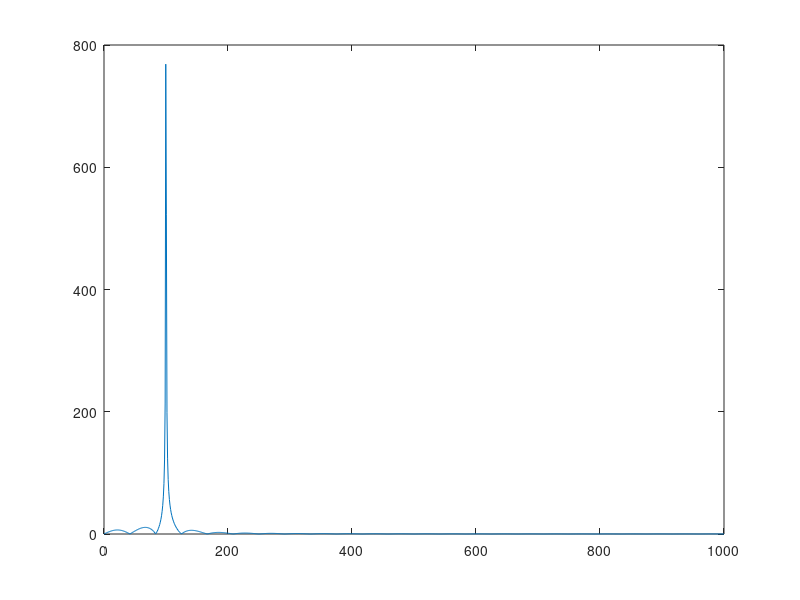
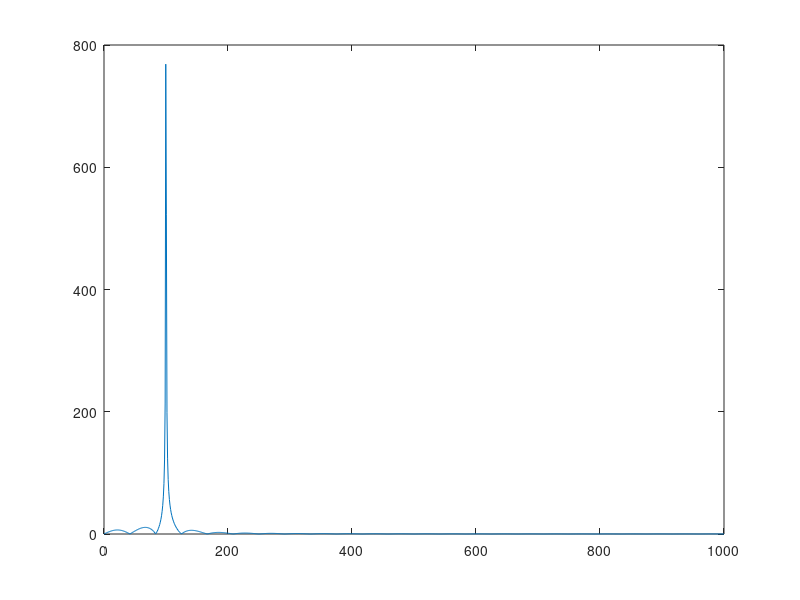

These charts were generated, in order, by the following MATLAB code:
%(a) program for finding DFT of a signal/sequence
clc
clear 
close all
f=100;
Ts=1/(20*f);
Fs=1/Ts;
t=0:Ts:1;
x=sin(2*pi*f*t);
L=length(x);
N=2^nextpow2(L);
x=[x zeros(1,(N-L))];
for k=0:N-1
    sum=0;
    for n=0:N-1
        A=x(n+1)*exp(-2i*pi*n*k/N);
        sum=sum+A;
    end
    X(k+1)=sum;
end
X
Xr=real(X);
Xi=imag(X);
%DFT using MATLAB function
Y=fft(x,N)
f=(Fs/2)*linspace(0,1,(N/2)+1);
plot(f,abs(X(1:(N/2)+1)))
figure
plot(f,abs(X(1:(N/2)+1)))
